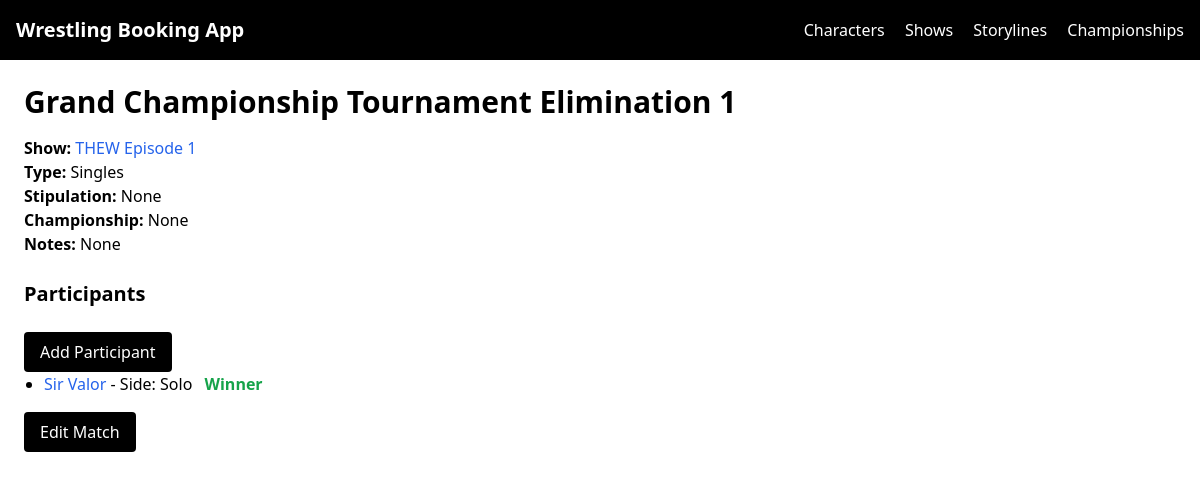
Screenshot of /shows/matches/1/ with the database file from the repository.
### booking/models.py (models this page shows, shortened)
class Match(models.Model):
    class MatchType(models.TextChoices):
        SINGLES = "SINGLES", "Singles"
        TAG = "TAG", "Tag Team"
        TEAM = "TEAM", "Team"
        TRIPLE = "TRIPLE", "Triple Threat"
        FATAL_FOUR = "FATAL_FOUR", "Fatal Four-Way"
        HANDICAP = "HANDICAP", "Handicap"
        GAUNTLET = "GAUNTLET", "Gauntlet"
        BATTLE_ROYALE = "BATTLE_ROYALE", "Battle Royale"
        ROYAL_RUMBLE = "ROYAL_RUMBLE", "Royal Rumble"
    show = models.ForeignKey(
        "booking.Show",
        on_delete=models.CASCADE,
        related_name="matches"
    )
    title = models.CharField(max_length=200)
    match_type = models.CharField(max_length=30, choices=MatchType.choices)
    stipulations = models.ManyToManyField(
        Stipulation,
        blank=True,
        related_name="matches"
    )
    championship = models.ForeignKey(
        Championship, null=True, blank=True, on_delete=models.SET_NULL
    )
    notes = models.TextField(blank=True)
    created_at = models.DateTimeField(auto_now_add=True)

class Show(models.Model):
    class ShowType(models.TextChoices):
        WEEKLY = "WEEKLY", "Weekly"
        PLE = "PLE", "PLE"
        SPECIAL = "SPECIAL", "Special"
    title = models.CharField(max_length=200)
    show_type = models.CharField(max_length=20, choices=ShowType.choices)
    episode_number = models.PositiveIntegerField(null=True, blank=True)
    airing_date = models.DateField()
    is_filmed = models.BooleanField(default=False)
    is_uploaded = models.BooleanField(default=False)
    youtube_link = models.URLField(blank=True)
    created_at = models.DateTimeField(auto_now_add=True)

class MatchParticipant(models.Model):
    class Role(models.TextChoices):
        COMPETITOR = "COMPETITOR", "Competitor"
        MANAGER = "MANAGER", "Manager"
        REFEREE = "REFEREE", "Referee"
        INTERFERENCE = "INTERFERENCE", "Interference"
    class Side(models.TextChoices):
        TEAM_A = "TEAM_A", "Team A"
        TEAM_B = "TEAM_B", "Team B"
        SOLO = "SOLO", "Solo"
    match = models.ForeignKey(
        Match, on_delete=models.CASCADE, related_name="participants"
    )
    character = models.ForeignKey(
        Character, null=True, blank=True, on_delete=models.CASCADE
    )
    group = models.ForeignKey(
        Group, null=True, blank=True, on_delete=models.CASCADE
    )
    role = models.CharField(max_length=20, choices=Role.choices)
    side = models.CharField(
        max_length=10,
        choices=Side.choices,
        default=Side.SOLO
    )
    won = models.BooleanField(default=False)

### core/models.py (models this page shows, shortened)
class Character(models.Model):
    class Role(models.TextChoices):
        WRESTLER = "WRESTLER", "Wrestler"
        MANAGER = "MANAGER", "Manager"
        REFEREE = "REFEREE", "Referee"
        BOOKER = "BOOKER", "Booker"
    class Gender(models.TextChoices):
        MALE = "MALE", "Male"
        FEMALE = "FEMALE", "Female"
        NA = "NA", "N/A"
    class Alignment(models.TextChoices):
        FACE = "FACE", "Face"
        HEEL = "HEEL", "Heel"
        TWEENER = "TWEENER", "Tweener"
    ring_name = models.CharField(max_length=100, unique=True)
    role = models.CharField(max_length=20, choices=Role.choices)
    gender = models.CharField(max_length=10, choices=Gender.choices)
    alignment = models.CharField(max_length=10, choices=Alignment.choices)
    finisher = models.CharField(max_length=100, blank=True)
    active = models.BooleanField(default=True)
    injured = models.BooleanField(default=False)
    notes = models.TextField(blank=True)
    created_at = models.DateTimeField(auto_now_add=True)

### booking/views.py (the view)
# urls.py: path("matches/<int:pk>/", MatchDetailView.as_view(), name="match-detail"),
class MatchDetailView(DetailView):
    model = Match
    template_name = "booking/match_detail.html"
    context_object_name = "match"
    def get_context_data(self, **kwargs):
        context = super().get_context_data(**kwargs)
        match = self.object
        context["participants"] = match.participants.all()
        return context

### booking/templates/booking/match_detail.html (shortened to what this page needs)
{% extends "base.html" %}
{% block content %}
<h1 class="text-3xl font-bold mb-4">{{ match.title }}</h1>
<p><strong>Show:</strong> <a href="{% url 'show-detail' match.show.id %}" class="text-blue-600">{{ match.show.title }}</a></p>
<p><strong>Type:</strong> {{ match.get_match_type_display }}</p>
<p><strong>Stipulation:</strong> {{ match.get_stipulation_display|default:"None" }}</p>
<p><strong>Championship:</strong> {{ match.championship|default:"None" }}</p>
<p><strong>Notes:</strong> {{ match.notes|default:"None" }}</p>
<h2 class="text-xl font-semibold mt-6 mb-2">Participants</h2>
<a href="{% url 'matchparticipant-add' match.id %}" class="bg-black text-white px-4 py-2 rounded mt-4 inline-block">
    Add Participant
</a>
<ul class="list-disc pl-5">
    {% for mp in participants %}
        <li>
            <a href="{% url 'character-detail' mp.character.id %}" class="text-blue-600">{{ mp.character.ring_name }}</a>
            - Side: {{ mp.get_side_display }}
            {% if mp.won %}<span class="text-green-600 font-semibold ml-2">Winner</span>{% endif %}
        </li>
    {% empty %}
        <li>No participants yet.</li>
    {% endfor %}
</ul>
<a href="{% url 'match-edit' match.id %}" class="bg-black text-white px-4 py-2 mt-4 inline-block rounded">Edit Match</a>
{% endblock %}

### templates/base.html (shortened to what this page needs)
<!DOCTYPE html>
<html lang="en">
<head>
    <script src="https://cdn.tailwindcss.com"></script>
</head>
<body class="bg-white text-black dark:bg-gray-900 dark:text-gray-100 font-sans">
    <header class="bg-black text-white p-4 flex justify-between items-center">
        <h1 class="text-xl font-bold"><a href="/">Wrestling Booking App</a></h1>
        <nav class="space-x-4">
            <a href="{% url 'character-list' %}" class="hover:underline">Characters</a>
            <a href="{% url 'show-list' %}" class="hover:underline">Shows</a>
            <a href="{% url 'storyline-list' %}" class="hover:underline">Storylines</a>
            <a href="{% url 'championship-list' %}">Championships</a>
        </nav>
    </header>
    <main class="p-6 min-h-screen">
        {% block content %}{% endblock %}
    </main>
</body>
</html>

### rows the page displays
Match: title "Grand Championship Tournament Elimination 1", show "THEW Episode 1", match_type "Singles", championship "None", notes "None"
MatchParticipant: character.ring_name "Sir Valor", side "Solo", won "Winner"

### other values shown
{{ match.get_stipulation_display|default:"None" }} "None"
